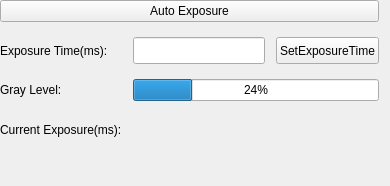
<?xml version="1.0" encoding="UTF-8"?>
<ui version="4.0">
 <class>AutoExposureWidgetClass</class>
 <widget class="QWidget" name="AutoExposureWidgetClass">
  <property name="geometry">
   <rect>
    <x>0</x>
    <y>0</y>
    <width>390</width>
    <height>186</height>
   </rect>
  </property>
  <property name="windowTitle">
   <string>AutoExposureWidget</string>
  </property>
  <layout class="QVBoxLayout" name="verticalLayout">
   <property name="spacing">
    <number>0</number>
   </property>
   <property name="leftMargin">
    <number>0</number>
   </property>
   <property name="topMargin">
    <number>0</number>
   </property>
   <property name="rightMargin">
    <number>0</number>
   </property>
   <property name="bottomMargin">
    <number>0</number>
   </property>
   <item>
    <widget class="QWidget" name="widget" native="true">
     <layout class="QGridLayout" name="gridLayout">
      <property name="leftMargin">
       <number>0</number>
      </property>
      <property name="topMargin">
       <number>0</number>
      </property>
      <property name="rightMargin">
       <number>11</number>
      </property>
      <property name="bottomMargin">
       <number>0</number>
      </property>
      <property name="horizontalSpacing">
       <number>11</number>
      </property>
      <property name="verticalSpacing">
       <number>15</number>
      </property>
      <item row="1" column="2">
       <widget class="QLineEdit" name="exposuretimetxt">
        <property name="enabled">
         <bool>true</bool>
        </property>
        <property name="sizePolicy">
         <sizepolicy hsizetype="Expanding" vsizetype="Preferred">
          <horstretch>0</horstretch>
          <verstretch>0</verstretch>
         </sizepolicy>
        </property>
        <property name="readOnly">
         <bool>false</bool>
        </property>
       </widget>
      </item>
      <item row="3" column="0">
       <widget class="QLabel" name="graylevlabel">
        <property name="text">
         <string>Gray Level:</string>
        </property>
       </widget>
      </item>
      <item row="3" column="2" colspan="2">
       <widget class="QProgressBar" name="graylevelbar">
        <property name="value">
         <number>24</number>
        </property>
       </widget>
      </item>
      <item row="1" column="3">
       <widget class="QPushButton" name="SetExposureTime">
        <property name="sizePolicy">
         <sizepolicy hsizetype="Minimum" vsizetype="Preferred">
          <horstretch>0</horstretch>
          <verstretch>0</verstretch>
         </sizepolicy>
        </property>
        <property name="text">
         <string>SetExposureTime</string>
        </property>
       </widget>
      </item>
      <item row="5" column="0" colspan="4">
       <widget class="QLabel" name="statusLabel">
        <property name="text">
         <string/>
        </property>
       </widget>
      </item>
      <item row="4" column="2">
       <widget class="QLabel" name="curExposureTimeTxt">
        <property name="text">
         <string/>
        </property>
       </widget>
      </item>
      <item row="1" column="0">
       <widget class="QLabel" name="timelable">
        <property name="text">
         <string>Exposure Time(ms):</string>
        </property>
       </widget>
      </item>
      <item row="4" column="0" colspan="2">
       <widget class="QLabel" name="label_3">
        <property name="text">
         <string>Current Exposure(ms):</string>
        </property>
       </widget>
      </item>
      <item row="0" column="0" colspan="4">
       <widget class="QPushButton" name="autoexposurebtn">
        <property name="text">
         <string>Auto Exposure</string>
        </property>
       </widget>
      </item>
     </layout>
    </widget>
   </item>
  </layout>
 </widget>
 <layoutdefault spacing="6" margin="11"/>
 <resources/>
 <connections/>
</ui>
